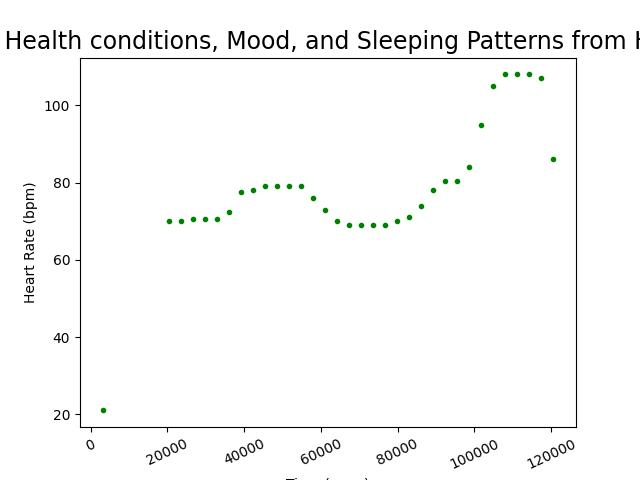

Here is the Python script that generated this plot:
import matplotlib.pyplot as plt
import csv
from firebase_admin import credentials, initialize_app, storage
# import firebase_admin
# from google.cloud import storage
# import os
# import datetime

time = []
bpm = []

with open('filtered_bpm.csv','r') as csvfile:
	lines = csv.reader(csvfile, delimiter=',')
	for row in lines:
		time.append(float(row[1]))
		bpm.append(float(row[2]))

plt.scatter(time, bpm, color = 'g', marker=".")
plt.xticks(rotation = 25)
plt.xlabel('Time (mms)')
plt.ylabel('Heart Rate (bpm)')
plt.title('Analyzing Health conditions, Mood, and Sleeping Patterns from Heart Beats', fontsize = 17)
#plt.show()
plt.savefig("graph.jpg")
plt.savefig("ecaff/src/graph1.jpg")


# Init firebase with your credentials
cred = credentials.Certificate("ecaff-367805-abc72a115b3d.json")
initialize_app(cred, {'storageBucket': 'ecaff-367805.appspot.com'})

# Put your local file path 
fileName = "graph.jpg"
bucket = storage.bucket()
blob = bucket.blob(fileName)
blob.upload_from_filename(fileName)

# Opt : if you want to make public access from the URL
blob.make_public()

print("your file url", blob.public_url)


# os.environ["GOOGLE_APPLICATION_CREDENTIALS"]="./google.json"
# firebase = firebase.FirebaseApplication('ecaff-367805.appspot.com')
# client = storage.Client()
# bucket = client.get_bucket('ecaff-367805.appspot.com')
# # posting to firebase storage
# imageBlob = bucket.blob("/")
# # imagePath = [os.path.join(self.path,f) for f in os.listdir(self.path)]
# imagePath = "<graph.>/image.png"
# imageBlob = bucket.blob("<image_name>")
# imageBlob.upload_from_filename(imagePath)



# # Fetch the service account key JSON file contents
# cred = credentials.Certificate("./google.json")

# # Initialize the app with a service account, granting admin privileges
# app = firebase_admin.initialize_app(cred, {
#     'storageBucket': 'ecaff-367805.appspot.com',
# }, name='storage')

# bucket = storage.bucket(app=app)
# blob = bucket.blob("/")

# print(blob.generate_signed_url(datetime.timedelta(seconds=300), method='GET'))